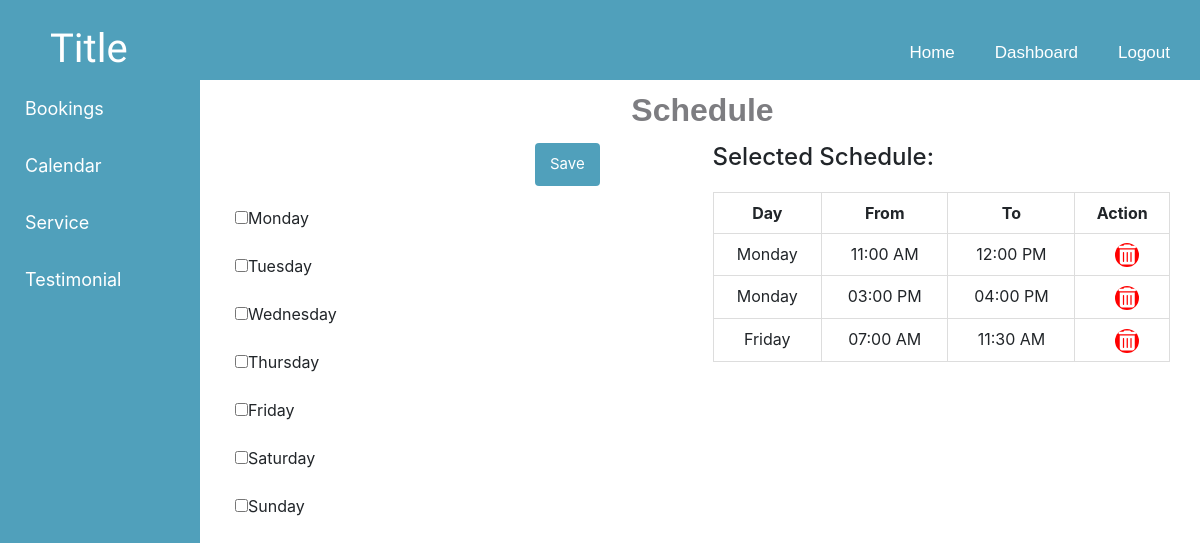
Screenshot of /calendar/ (signed in) with the database file from the repository.
### website/models.py (models this page shows)
class CalendarData(models.Model):
    day = models.CharField(max_length=20)
    checkbox = models.BooleanField(default=False)
    from_time = models.TimeField(null=True, blank=True)
    to_time = models.TimeField(null=True, blank=True)
    is_deleted = models.BooleanField(default=False)
    username = models.CharField(max_length=150, default='')
    user = models.ForeignKey(User, on_delete=models.CASCADE, default=1)
    @property
    def from_time_formatted(self):
        return self.from_time.strftime('%I:%M %p') if self.from_time else ''
    @property
    def to_time_formatted(self):
        return self.to_time.strftime('%I:%M %p') if self.to_time else ''
    def __str__(self):
        return f"{self.username} - {self.day} - {self.from_time_formatted} to {self.to_time_formatted}"

### website/views.py (the view, shortened to what this page needs)
# urls.py: path('calendar/', views.calendar_view, name='calendar'),
@login_required
def calendar_view(request):
    days = ['Monday', 'Tuesday', 'Wednesday', 'Thursday', 'Friday', 'Saturday', 'Sunday']
    times = generate_time_intervals()
    context = {}
    context = buildContextForSchedules(load_latest_schedule(request.user.username, days), days, times)
    return render(request, "calendar.html", context)

### website/views.py (called while the page is built)
def generate_time_intervals():
    current_time = datetime.strptime("12:00 AM", "%I:%M %p")
    time_strings = []
    for _ in range(96):
        time_strings.append(current_time.strftime("%I:%M %p"))
        current_time += timedelta(minutes=15)
    return time_strings

def buildContextForSchedules(schedule_data, days, times):
    return {
            'schedule_data': schedule_data,
            'days': days,
            'times': times
        }

def load_latest_schedule(username, days):
    latest_schedule_data = []
    try:
        for day in days:
            schedule_entries = list(CalendarData.objects.filter(
                username=username, day=day, is_deleted=False
            ))
            latest_schedule_data.extend(schedule_entries)
        print("latest_schedule_data ", latest_schedule_data)
    except CalendarData.DoesNotExist as e:
        messages.error(request, f"Error: {e}")
    return latest_schedule_data

### templates/calendar.html (shortened to what this page needs)
{% load static %}
<!doctype html>
<html lang="en">
<head>
    <link rel="stylesheet" href="https://cdnjs.cloudflare.com/ajax/libs/font-awesome/4.7.0/css/font-awesome.min.css">
    <link rel="stylesheet" href="https://maxcdn.bootstrapcdn.com/bootstrap/4.0.0/css/bootstrap.min.css"
>
    <link rel="stylesheet" type="text/css" href="{% static 'styles/page.css'%}">
    <link rel="stylesheet" type="text/css" href="{% static 'styles/home.css'%}">
</head>
<body>
    <div class="topnav" id="myTopnav">
        <ul>
            <div id="name">
                <h1>Title</h1>
            </div>
        </ul>
        <ul id="rest">
            {% if user.is_authenticated %}
            <ul><a href="{% url 'home' %}" class="active">Home</a></ul>
            <ul><a href="{% url 'dashboard' %}">Dashboard</a></ul>
            <ul><a href="{% url 'logout' %}">Logout</a></ul>
            {% endif %}
        </ul>
    </div>
    <div class="vertical-nav">
        <a href="{% url 'bookings' %}" id="bookings-link">Bookings</a>
        <a href="{% url 'calendar' %}" id="calendar-link">Calendar</a>
        <a href="{% url 'service' %}" id="service-link">Service</a>
        <a href="{% url 'testimonial' %}" id="testimonial-link">Testimonial</a>
    </div>
    <div id="calendar-container" class="container3">
        <div class="title">
            <h3>Schedule</h3>
        </div>
        <div class="content">
            <div class="form-table-container">
                <form action="" method="post" id="calendar-form">
                    <div class="user-details">
                        <div class="save-button-container">
                            <button type="submit" class="save-button">Save</button>
                        </div>
                         {% for day in days %}
                            <div class="form-group">
                                <label><input type="checkbox" class="day-checkbox" data-day="{{ day | lower }}" name="{{ day | lower }}_checkbox">{{ day }}</label>
                            </div>
                         {% endfor %}
                    </div>
                </form>
    <div id="selected-schedule">
                    <h4>Selected Schedule:</h4>
                    <table id="schedule-table" class="table">
                        <thead>
                            <tr>
                                <th>Day</th>
                                <th>From</th>
                                <th>To</th>
                                <th>Action</th>
                            </tr>
                        </thead>
                        <tbody id="schedule-tbody">
                            {% for item in schedule_data %}
                            <tr id="schedule-row-{{ item.id }}">
                                <td>{{ item.day }}</td>
                                <td>{{ item.from_time_formatted }}</td>
                                <td>{{ item.to_time_formatted }}</td>
                                <td>
                                    <form action="{% url 'delete_schedule' item.id %}" method="POST">
                                        <button type="submit" class="delete-button" >
                                            <span class="trash-sign"><i class="fa fa-trash"></i></span>
                                        </button>
                                    </form>
                                </td>
                                </tr>
                                {% empty %}
                                <tr>
                                    <td colspan="4">No schedule data available</td>
                                </tr>
                                {% endfor %}
                        </tbody>
                    </table>
                </div>
            </div>
        </div>
    </div>
</body>
</html>

### static/styles/page.css (style rules this page uses)
.container3 { position: fixed; top: 60px; left: 205px; right: 0; bottom: 0; background-color: #fff; padding: 25px 30px; border-radius: 5px; overflow: auto; }
.container3 h3 { font-size: 32px; font-weight: 800; line-height: 50px; text-align: center; color: #7d7d81; font-family: 'Gill Sans', 'Gill Sans MT', Calibri, 'Trebuchet MS', sans-serif; }
.container3 .title { font-size: 25px; font-weight: 500; position: center; font-size: 32px; font-weight: 800; line-height: 50px; text-align: center; color: #d1d1d6; }
.container3 .title::before { content: ""; position: absolute; left: 0; bottom: 0; height: 3px; width: 30px; border-radius: 5px; }

### static/styles/home.css (style rules this page uses)
.topnav { background-color: rgb(117, 174, 199); overflow: hidden; width: 100%; height: 5em; display: inline-block; margin: 0; padding: 0; position: relative; }
.topnav a { float: right; display: block; color: #f2f2f2; text-align: center; padding: 14px 16px; text-decoration: none; font-size: 17px; font-family: 'Poppins',sans-serif; }
.active { color: white; }
#name { float: left; font-family: 'Kalam';font-size: 20px; color: #1a1a2a; margin-top: 15px; }
#rest { float: right; }
#rest ul { display: inline-block; margin-right: 5px; margin-left: 1px; }

### templates/calendar.html (style rules this page uses)
button { padding: 10px; background-color: #50a0bb; color: white; border: none; border-radius: 4px; cursor: pointer; vertical-align: middle; width: 100%; }
.vertical-nav { width: 200px; position: fixed; top: 60px; left: 0; height: calc(100% - 60px); background-color: #50a0bb; padding-top: 20px; }
.vertical-nav a { padding: 15px 25px; text-align: left; text-decoration: none; font-size: 18px; color: white; display: block; transition: 0.3s; }
.topnav { width: 100%; background-color: #50a0bb; padding: 10px; box-sizing: border-box; position: fixed; top: 0; left: 0; z-index: 1000; }
.topnav #name h1 { margin: 0; color: white; }
.topnav #rest { display: flex; justify-content: flex-end; }
.topnav #rest ul { list-style-type: none; margin: 0; padding: 0; display: inline; }
.topnav #rest ul a { text-decoration: none; color: white; padding: 14px 20px; display: inline-block; }
.save-button-container { margin-bottom: 20px; margin-left: 300px; }
.save-button { background-color: #50a0bb; border-color: #50a0bb; padding: 10px 15px; font-size: 15px; width: auto; }
.delete-button { display: inline-block; width: 24px; height: 24px; border-radius: 50%; background-color: red; color: white; font-size: 20px; border: none; cursor: pointer; position: relative; margin-left: 10px; }
.trash-sign { position: absolute; top: 50%; left: 50%; transform: translate(-50%, -50%); }
#schedule-table { width: 100%; border-collapse: collapse; margin-top: 20px; }
#schedule-table th, #schedule-table td { border: 1px solid #ddd; padding: 8px; text-align: center; }
.form-table-container { display: flex; gap: 20px; }
#calendar-form { flex: 1; }
#selected-schedule { flex: 1; }

### rows the page displays
CalendarData: day "Monday", from_time_formatted "11:00 AM", to_time_formatted "12:00 PM"
CalendarData: day "Monday", from_time_formatted "03:00 PM", to_time_formatted "04:00 PM"
CalendarData: day "Friday", from_time_formatted "07:00 AM", to_time_formatted "11:30 AM"

### other values shown
{{ day }} "Monday" "Tuesday" "Wednesday" "Thursday" "Friday" "Saturday" "Sunday"
